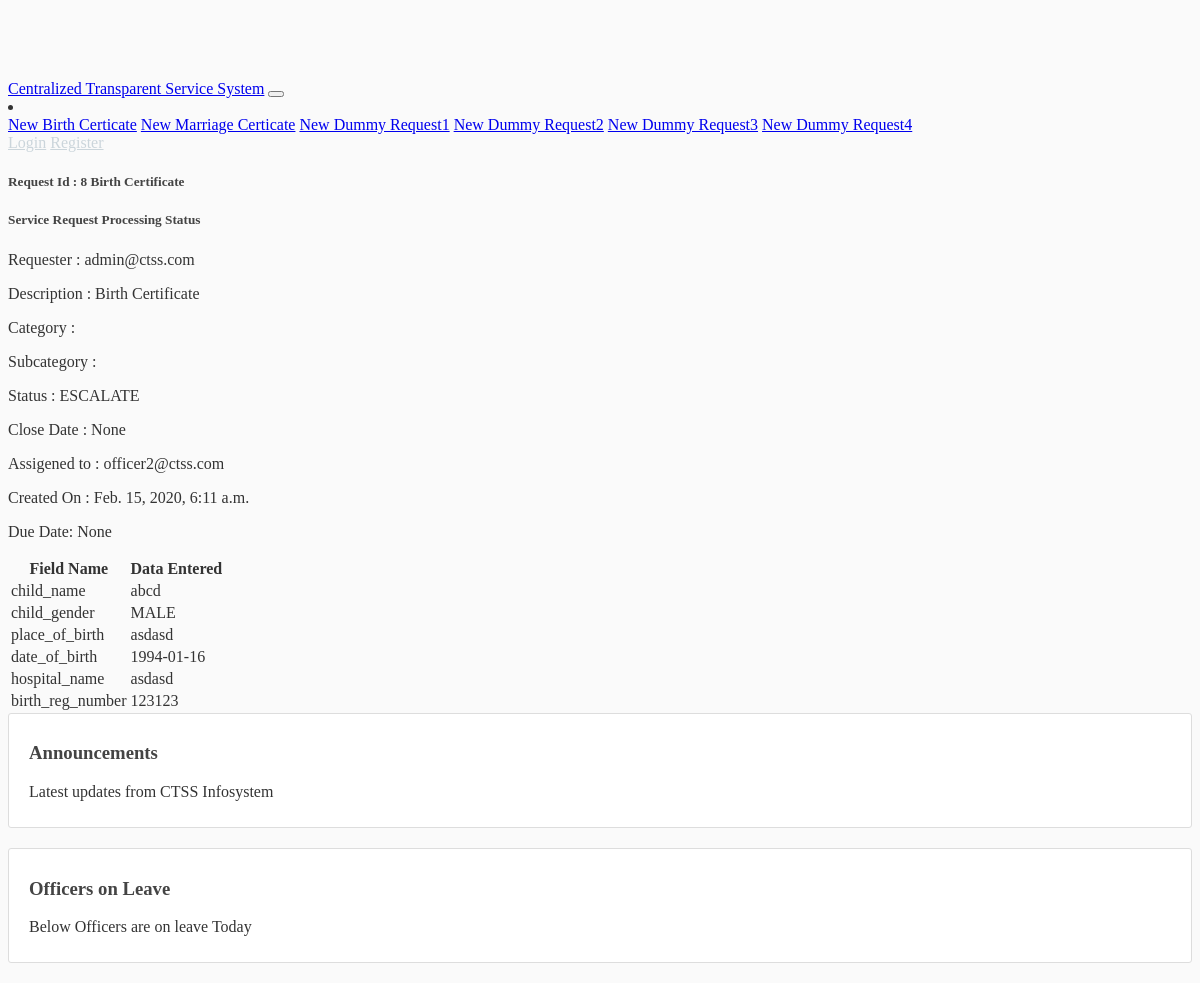
The app's page /ticket/8/escalate/, older data.
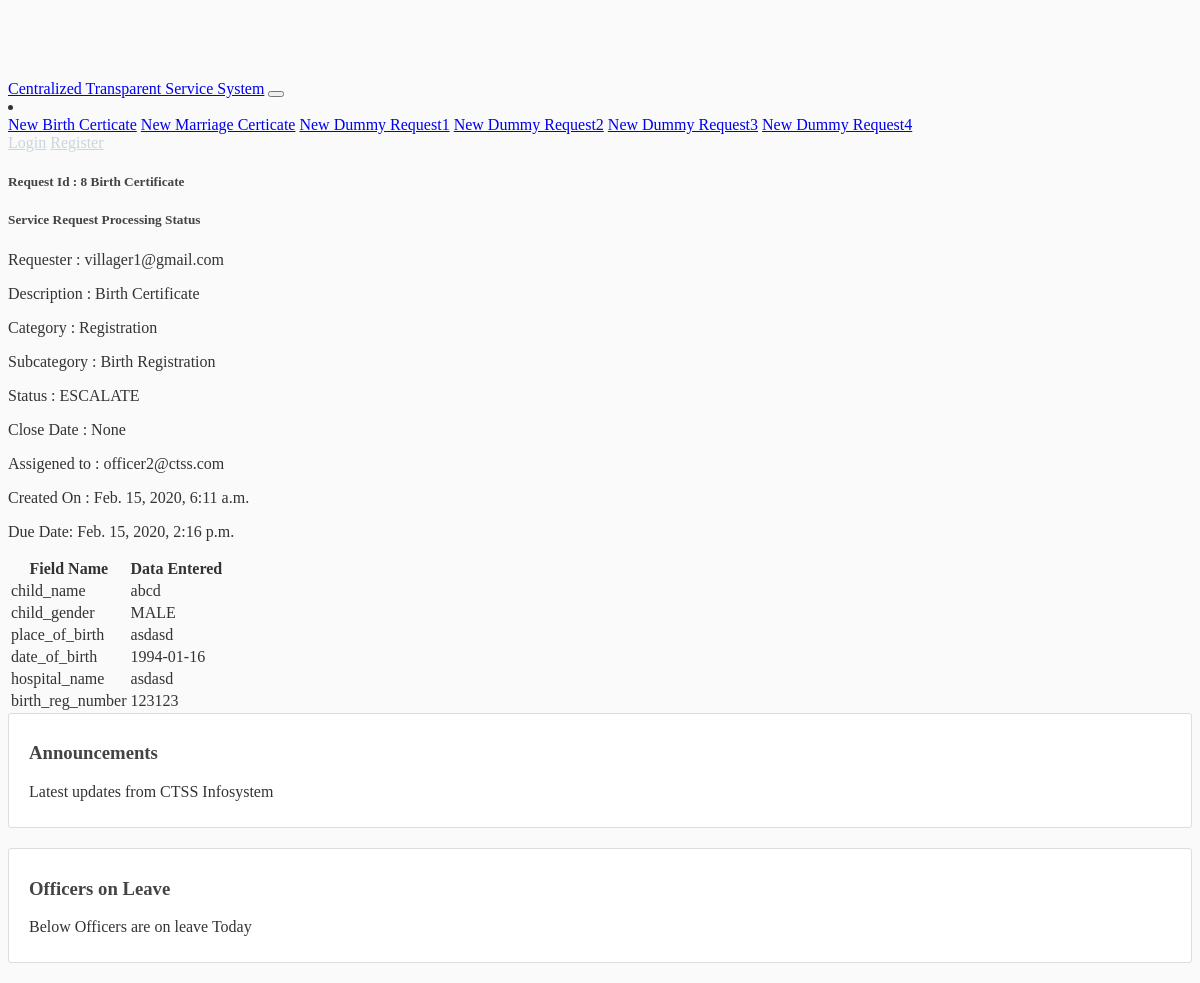
The same page, newer data.
### ticket/models.py (models this page shows, shortened)
class ServiceRequest(models.Model):
    owner = models.ForeignKey(allUser, related_name='owner', blank=True, null=True, verbose_name='Owner', on_delete=models.DO_NOTHING)
    description = models.CharField('description', blank=True, null=True, max_length=255)
    category = models.ForeignKey(Category, related_name="category", blank=True, null=True, on_delete=models.DO_NOTHING)
    status = models.CharField('Status', choices=STATUS_CHOICES,
                              max_length=255, blank=True, null=True, default="IN QUEUE")
    closed_date = models.DateTimeField(blank=True, null=True)
    assigned_to = models.ForeignKey(allUser, related_name='assigned_to', blank=True,
                                    null=True, verbose_name='Assigned to', on_delete=models.DO_NOTHING)
    created = models.DateTimeField(auto_now_add=True)
    updated = models.DateTimeField(auto_now=True)
    duedate = models.DateTimeField(null=True, blank=True)
    extra = models.TextField('extra', null=True, blank=True)

class Category(models.Model):
    name = models.CharField('category', max_length=255)
    subcategory = models.CharField('subcategory', max_length=255, null=True, blank=True)

### allusers/models.py (models this page shows, shortened)
class allUser(AbstractBaseUser, PermissionsMixin):
    username = models.CharField(max_length=100, unique=True)
    first_name = models.CharField(max_length=150, blank=True)
    last_name = models.CharField(max_length=150, blank=True)
    email = models.EmailField(max_length=255, unique=True)
    is_staff = models.BooleanField(default=False)
    is_admin = models.BooleanField(default=False)
    is_public = models.BooleanField(default=True)
    is_superuser = models.BooleanField(default=False)
    date_joined = models.DateTimeField(('date joined'), auto_now_add=True)
    manager = models.ForeignKey('self', null=True, related_name="department_head", on_delete=models.DO_NOTHING, blank=True)
    role = models.CharField(max_length=50, choices=ROLES, default='PUBLIC')
    USERNAME_FIELD = 'email'
    REQUIRED_FIELDS = ['username', ]
    objects = UserManager()

### ticket/views.py (the view)
# urls.py: path('ticket/<int:pk>/escalate/', views.escalate, name="escalate"),
def escalate(request, pk):
    service_request = get_object_or_404(ServiceRequest, pk=pk)
    setattr(service_request, 'data', json.loads(service_request.extra))
    service_request.status = "ESCALATE"
    service_request.save()
    context = {
        'service_request': service_request
    }
    return render(request, 'ticket/item.html', context)

### ticket/templates/ticket/item.html (shortened to what this page needs)
{% extends "base.html" %}
{% block content %}
<div class="container">
<div class="col ml-4 mr-4">
    <div class="card m-2">
        <div class="card-header">
            <h5><span class="badge badge-pill badge-warning">Request Id : {{ service_request.id }}</span>
                {{ service_request.description }}</h5>
        </div>
        <div class="card-body">
            <div class="card border-light mb-3">
                <h5><div class="card-header bg-success text-light">Service Request Processing Status</div></h5>
                <div class="card-body">
                    <div class="row">
                        <div class="col-sm"><p class="card-text">Requester : {{ service_request.owner }}</p></div>
                        <div class="col-sm"><p class="card-text">Description : {{ service_request.description }}</p></div>
                    </div>
                    <div class="row">
                        <div class="col-sm"><p class="card-text">Category : {{ service_request.category.name }}</p></div>
                        <div class="col-sm"><p class="card-text">Subcategory : {{ service_request.category.subcategory }}</p></div>
                    </div>
                    <div class="row">
                        <div class="col-sm"><p class="card-text">Status : {{ service_request.status }}</p></div>
                        <div class="col-sm"><p class="card-text">Close Date : {{ service_request.closed_date }}</p></div>
                    </div>
                    <div class="row">
                        <div class="col-sm"><p class="card-text">Assigened to : {{ service_request.assigned_to }}</p></div>
                        <div class="col-sm"><p class="card-text">Created On :  {{ service_request.created }}</p></div>
                    </div>
                    <div class="row">
                        <div class="col-sm"><p class="card-text">Due Date: {{ service_request.duedate }}</p></div>
                    </div>
                </div>
            </div>
            <table class="table table-striped table-bordered">
                <thead class="table-primary">
                    <tr>
                        <th scope="col">Field Name </th>
                        <th scope="col">Data Entered</th>
                    </tr>
                </thead>
                <tbody>
                    {% for key, value in service_request.data.items %}
                    <tr>
                        <td>{{ key }}</td>
                        <td>{{ value }}</td>
                    </tr>
                    {% endfor %}
                </tbody>
            </table>
        </div>
    </div>
</div>
</div>
{% endblock content %}

Row changes from the older to the newer data that the page shows:
changed ServiceRequest "Birth Certificate": owner "admin@ctss.com" → "villager1@gmail.com"; category.name (not shown) → "Registration"; category.subcategory (not shown) → "Birth Registration"; duedate "None" → "Feb. 15, 2020, 2:16 p.m."
